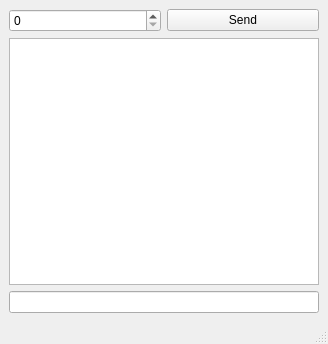
<?xml version="1.0" encoding="UTF-8"?>
<ui version="4.0">
 <class>MainWindow</class>
 <widget class="QMainWindow" name="MainWindow">
  <property name="geometry">
   <rect>
    <x>0</x>
    <y>0</y>
    <width>328</width>
    <height>344</height>
   </rect>
  </property>
  <property name="windowTitle">
   <string>MainWindow</string>
  </property>
  <widget class="QWidget" name="centralwidget">
   <layout class="QVBoxLayout" name="verticalLayout_2">
    <item>
     <layout class="QVBoxLayout" name="verticalLayout">
      <item>
       <layout class="QHBoxLayout" name="horizontalLayout">
        <item>
         <widget class="QSpinBox" name="input"/>
        </item>
        <item>
         <widget class="QPushButton" name="sendButton">
          <property name="text">
           <string>Send</string>
          </property>
         </widget>
        </item>
       </layout>
      </item>
      <item>
       <widget class="QDataflowCanvas" name="canvas"/>
      </item>
      <item>
       <widget class="QLineEdit" name="result"/>
      </item>
     </layout>
    </item>
   </layout>
  </widget>
  <widget class="QMenuBar" name="menubar">
   <property name="geometry">
    <rect>
     <x>0</x>
     <y>0</y>
     <width>328</width>
     <height>22</height>
    </rect>
   </property>
  </widget>
  <widget class="QStatusBar" name="statusbar"/>
 </widget>
 <customwidgets>
  <customwidget>
   <class>QDataflowCanvas</class>
   <extends>QGraphicsView</extends>
   <header>qdataflowcanvas.h</header>
  </customwidget>
 </customwidgets>
 <resources/>
 <connections/>
</ui>
